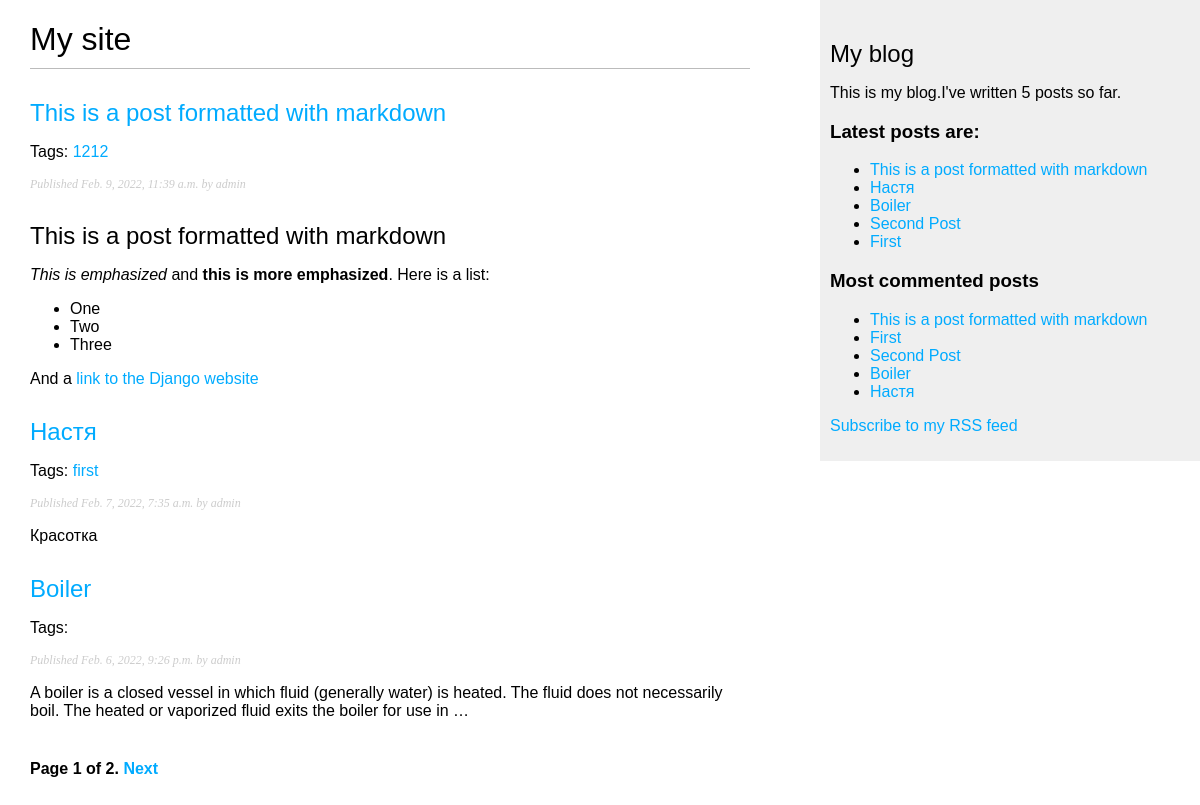
Screenshot of /blog/ with the database file from the repository.
### blog/models.py (models this page shows, shortened)
class Post(models.Model):
	STATUS_CHOICES = (
		('draft', 'Draft'),
		('published', 'Published')
	)
	title = models.CharField(max_length=255)
	slug = models.SlugField(max_length=250, unique_for_date='publish')
	author = models.ForeignKey(
		User,
		on_delete=models.CASCADE,
		related_name='blog_posts'
	)
	body = models.TextField()
	publish = models.DateTimeField(default=timezone.now)
	created = models.DateTimeField(auto_now_add=True)
	updated = models.DateTimeField(auto_now=True)
	status = models.CharField(
		max_length=10,
		choices=STATUS_CHOICES,
		default='draft'
	)
	objects = models.Manager()
	published = PublishedManager()
	tags = TaggableManager()
	class Meta:
		ordering = ('-publish',)
	def get_absolute_url(self):
		return reverse('blog:post_detail', args=[
			self.publish.year,
			self.publish.month,
			self.publish.day,
			self.slug])

### blog/views.py (the view)
# urls.py: path('', views.post_list, name='post_list'),
def post_list(request, tag_slug=None):
	object_list = Post.published.all()
	tag = None
	if tag_slug:
		tag = get_object_or_404(Tag, slug=tag_slug)
		object_list = object_list.filter(tags__in=[tag])
	paginator = Paginator(object_list, 3)
	page = request.GET.get('page')
	try:
		posts = paginator.page(page)
	except PageNotAnInteger:
		posts = paginator.page(1)
	except EmptyPage:
		posts = paginator.page(paginator.num_pages)
	return render(request, 'blog/post/list.html', {
		'page': page,
		'posts': posts,
		'tag': tag
	})

### blog/models.py (called while the page is built)
	def get_queryset(self):
		return super(
			PublishedManager,
			self
		).get_queryset().filter(status='published')

### blog/templatetags/blog_tags.py (called while the page is built)
@register.simple_tag
def total_posts():
    return Post.published.count()

@register.inclusion_tag('blog/post/latest_posts.html')
def show_latest_posts(count=5):
    latest_posts = Post.published.order_by('-publish')[:count]
    return {'latest_posts': latest_posts}

@register.simple_tag
def get_most_commented_posts(count=5):
    return Post.published.annotate(
        total_comments=Count('comments')
    ).order_by('-total_comments')[:count]

@register.filter(name='markdown')
def markdown_format(text):
    return mark_safe(markdown.markdown(text))

### blog/templates/blog/post/list.html (shortened to what this page needs)
{% extends "blog/base.html" %}
{% load blog_tags %}
{% block content %}
    <h1>My site</h1>
    {% for post in posts %}
        <h2>
            <a href="{{ post.get_absolute_url }}">
                {{ post.title }}
            </a>
        </h2>
        <p class="tags">Tags:
        {% for tag in post.tags.all %}
            <a href="{% url 'blog:post_list_by_tag' tag.slug %}">
                {{ tag.name }}
            </a>
            {% endfor %}
        </p>
        <p class="date">
            Published {{ post.publish }} by {{ post.author }}
        </p>
        {{ post.body|markdown|truncatewords_html:30 }}
    {% endfor %}
    {% include "pagination.html" with page=posts %}
{% endblock %}

### blog/templates/blog/base.html (shortened to what this page needs)
{% load blog_tags %}
{% load static %}
<!DOCTYPE html>
<html lang="en">
<head>
    <link href="{% static 'css/blog.css' %}" rel="stylesheet">
</head>
<body>
    <div id="content">
        {% block content %}
        {% endblock %}
    </div>
    <div id="sidebar">
        <h2>My blog</h2>
        <p>This is my blog.I've written {% total_posts %} posts so far.</p>
        <h3>Latest posts are:</h3>
        {% show_latest_posts %}
        <h3>Most commented posts</h3>
        {% get_most_commented_posts as most_commented_posts %}
        <ul>
            {% for post in most_commented_posts %}
                <li>
                  <a href="{{ post.get_absolute_url }}">{{ post.title }}</a>
                </li>
            {% endfor %}
        </ul>
        <p>
            <a href="{% url 'blog:post_feed' %}">Subscribe to my RSS feed</a>
        </p>
    </div>
</body>
</html>

### blog/templates/blog/post/latest_posts.html
<ul>
  {% for post in latest_posts %}
    <li>
      <a href="{{ post.get_absolute_url }}">{{ post.title }}</a>
    </li>
  {% endfor %}
</ul>

### blog/static/css/blog.css (style rules this page uses)
body { margin:0; padding:0; font-family:helvetica, sans-serif; }
a { color:#00abff; text-decoration:none; }
h1 { font-weight:normal; border-bottom:1px solid #bbb; padding:0 0 10px 0; }
h2 { font-weight:normal; margin:30px 0 0; }
#content { float:left; width:60%; padding:0 0 0 30px; }
#sidebar { float:right; width:30%; padding:10px; background:#efefef; height:100%; }
p.date { color:#ccc; font-family: georgia, serif; font-size: 12px; font-style: italic; }

### rows the page displays
Post: title "This is a post formatted with markdown", publish "Feb. 9, 2022, 11:39 a.m.", author "admin", body "This is a post formatted with markdown This is emphasized and this is more emphasized . Here is a list: One Two Three And a link to the Django website"
Tag: name "1212"
Post: title "Настя", publish "Feb. 7, 2022, 7:35 a.m.", author "admin", body "Красотка"
Tag: name "first"
Post: title "Boiler", publish "Feb. 6, 2022, 9:26 p.m.", author "admin", body "A boiler is a closed vessel in which fluid (generally water) is heated. The fluid does not necessarily boil. The heated or vaporized fluid exits the boiler for use in …"
Post: title "Second Post"
Post: title "First"

### other values shown
{{ page.number }} "1"
{{ page.paginator.num_pages }} "2"
